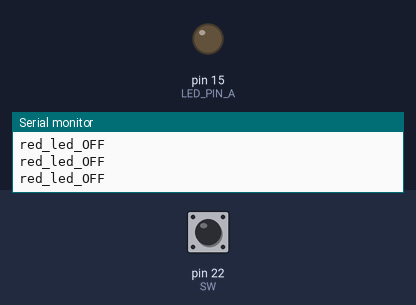
Bench run of a sketch on a simulated Arduino Mega 2560, built with avr-gcc and run on an emulated ATmega2560. Shown: output pins drawn as LEDs (lit = HIGH), the last lines printed to the serial monitor. The test bench sets the inputs (shaded band); at power-on: pin 22 (SW) LOW.

Above: at 1.8 s.
1.9 s: pin 22 (SW) pulled HIGH for 0.6 s
At 3.0 s:
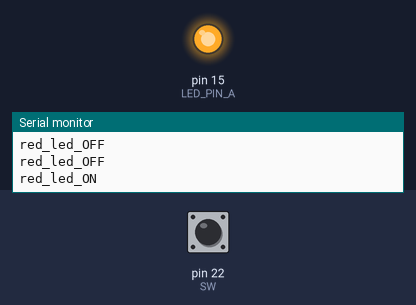
5.5 s: pin 22 (SW) pulled HIGH for 3.2 s
At 13.1 s:
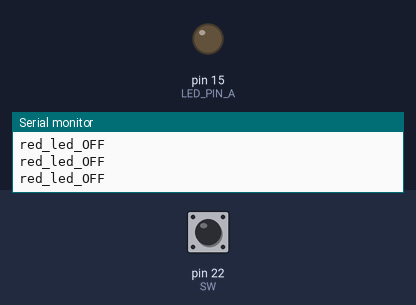
Timing chart, 0 to 14.6 s (numbered marks = the images above; inputs shaded):
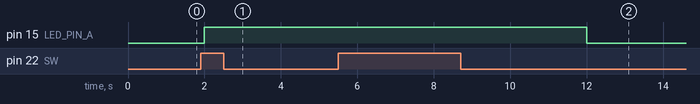

The sketch:

switch.ino
```cpp
/*WAP to turn on the buzzer for 5 secs when the user button is pressed*/

#define LED_PIN_A 15
#define SW 22
bool val;
void setup() {

  // put your setup code here, to run once:
  pinMode(LED_PIN_A, OUTPUT);
  pinMode(SW, INPUT);
  Serial.begin(115200);

}

void loop() {
  // put your main code here, to run repeatedly:
  val = digitalRead(SW );
  if(val == 1)
  {
digitalWrite(LED_PIN_A,HIGH);
Serial.println("red_led_ON\n");
delay(5000);
  }
  else if(val== 0)
  {
  //digitalWrite(LED_PIN_B,LOW);


digitalWrite(LED_PIN_A,LOW);

Serial.println("red_led_OFF\n");
delay(500);

}
}
```

Measured:
- after the input at 1.9 s, pin 15 (LED_PIN_A): LOW → HIGH after 0.10 s
- after the input at 5.5 s, pin 15 (LED_PIN_A): HIGH → LOW after 6.5 s instead of 1.5 s
